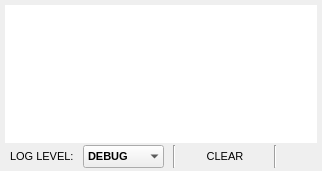
  <widget class="QDockWidget" name="dockWidget">
   <property name="sizePolicy">
    <sizepolicy hsizetype="Expanding" vsizetype="Expanding">
     <horstretch>0</horstretch>
     <verstretch>0</verstretch>
    </sizepolicy>
   </property>
   <property name="minimumSize">
    <size>
     <width>297</width>
     <height>171</height>
    </size>
   </property>
   <property name="baseSize">
    <size>
     <width>0</width>
     <height>500</height>
    </size>
   </property>
   <property name="layoutDirection">
    <enum>Qt::LeftToRight</enum>
   </property>
   <property name="styleSheet">
    <string notr="true"/>
   </property>
   <property name="floating">
    <bool>false</bool>
   </property>
   <property name="features">
    <set>QDockWidget::AllDockWidgetFeatures</set>
   </property>
   <property name="allowedAreas">
    <set>Qt::AllDockWidgetAreas</set>
   </property>
   <property name="windowTitle">
    <string> LOGGING WINDOW</string>
   </property>
   <attribute name="dockWidgetArea">
    <number>2</number>
   </attribute>
   <widget class="QWidget" name="dockWidgetContents">
    <layout class="QGridLayout" name="gridLayout_3">
     <property name="leftMargin">
      <number>5</number>
     </property>
     <property name="topMargin">
      <number>5</number>
     </property>
     <property name="rightMargin">
      <number>5</number>
     </property>
     <property name="bottomMargin">
      <number>0</number>
     </property>
     <property name="spacing">
      <number>0</number>
     </property>
     <item row="0" column="0">
      <layout class="QVBoxLayout" name="verticalLayout">
       <property name="spacing">
        <number>2</number>
       </property>
       <property name="bottomMargin">
        <number>3</number>
       </property>
       <item>
        <widget class="QTextBrowser" name="textBrowser">
         <property name="sizePolicy">
          <sizepolicy hsizetype="Expanding" vsizetype="Expanding">
           <horstretch>0</horstretch>
           <verstretch>0</verstretch>
          </sizepolicy>
         </property>
         <property name="minimumSize">
          <size>
           <width>0</width>
           <height>0</height>
          </size>
         </property>
         <property name="maximumSize">
          <size>
           <width>16777215</width>
           <height>16777215</height>
          </size>
         </property>
         <property name="font">
          <font>
           <family>Calibri Light</family>
           <pointsize>9</pointsize>
           <weight>75</weight>
           <bold>true</bold>
          </font>
         </property>
         <property name="mouseTracking">
          <bool>true</bool>
         </property>
         <property name="toolTip">
          <string/>
         </property>
         <property name="styleSheet">
          <string notr="true">background-image: url(:/text_browser/res/Untitled_000000.png);</string>
         </property>
         <property name="locale">
          <locale language="English" country="UnitedStates"/>
         </property>
         <property name="frameShape">
          <enum>QFrame::NoFrame</enum>
         </property>
         <property name="frameShadow">
          <enum>QFrame::Plain</enum>
         </property>
         <property name="lineWidth">
          <number>1</number>
         </property>
         <property name="midLineWidth">
          <number>0</number>
         </property>
         <property name="verticalScrollBarPolicy">
          <enum>Qt::ScrollBarAsNeeded</enum>
         </property>
         <property name="sizeAdjustPolicy">
          <enum>QAbstractScrollArea::AdjustToContents</enum>
         </property>
         <property name="documentTitle">
          <string>logging box</string>
         </property>
         <property name="readOnly">
          <bool>true</bool>
         </property>
         <property name="overwriteMode">
          <bool>false</bool>
         </property>
         <property name="placeholderText">
          <string/>
         </property>
        </widget>
       </item>
       <item>
        <layout class="QHBoxLayout" name="horizontalLayout_7">
         <property name="spacing">
          <number>9</number>
         </property>
         <property name="leftMargin">
          <number>5</number>
         </property>
         <item>
          <widget class="QLabel" name="label_3">
           <property name="minimumSize">
            <size>
             <width>0</width>
             <height>23</height>
            </size>
           </property>
           <property name="maximumSize">
            <size>
             <width>16777215</width>
             <height>23</height>
            </size>
           </property>
           <property name="font">
            <font>
             <family>MS Shell Dlg 2</family>
             <pointsize>8</pointsize>
             <weight>50</weight>
             <bold>false</bold>
            </font>
           </property>
           <property name="text">
            <string>LOG LEVEL:</string>
           </property>
          </widget>
         </item>
         <item>
          <widget class="QComboBox" name="combo_box_logging_level">
           <property name="minimumSize">
            <size>
             <width>0</width>
             <height>23</height>
            </size>
           </property>
           <property name="maximumSize">
            <size>
             <width>16777215</width>
             <height>23</height>
            </size>
           </property>
           <property name="font">
            <font>
             <family>MS Shell Dlg 2</family>
             <pointsize>8</pointsize>
             <weight>75</weight>
             <bold>true</bold>
            </font>
           </property>
           <property name="styleSheet">
            <string notr="true"/>
           </property>
           <property name="currentText">
            <string>DEBUG</string>
           </property>
           <property name="frame">
            <bool>false</bool>
           </property>
           <item>
            <property name="text">
             <string>DEBUG</string>
            </property>
           </item>
           <item>
            <property name="text">
             <string>INFO</string>
            </property>
           </item>
           <item>
            <property name="text">
             <string>WARNING</string>
            </property>
           </item>
           <item>
            <property name="text">
             <string>ERROR</string>
            </property>
           </item>
          </widget>
         </item>
         <item>
          <widget class="Line" name="line_3">
           <property name="orientation">
            <enum>Qt::Vertical</enum>
           </property>
          </widget>
         </item>
         <item>
          <widget class="QPushButton" name="button_clear_log">
           <property name="minimumSize">
            <size>
             <width>0</width>
             <height>23</height>
            </size>
           </property>
           <property name="maximumSize">
            <size>
             <width>16777215</width>
             <height>23</height>
            </size>
           </property>
           <property name="font">
            <font>
             <family>MS Shell Dlg 2</family>
             <pointsize>8</pointsize>
             <weight>50</weight>
             <bold>false</bold>
            </font>
           </property>
           <property name="text">
            <string>CLEAR</string>
           </property>
           <property name="default">
            <bool>false</bool>
           </property>
           <property name="flat">
            <bool>true</bool>
           </property>
          </widget>
         </item>
         <item>
          <widget class="Line" name="line_4">
           <property name="orientation">
            <enum>Qt::Vertical</enum>
           </property>
          </widget>
         </item>
         <item>
          <spacer name="horizontalSpacer_7">
           <property name="orientation">
            <enum>Qt::Horizontal</enum>
           </property>
           <property name="sizeHint" stdset="0">
            <size>
             <width>40</width>
             <height>20</height>
            </size>
           </property>
          </spacer>
         </item>
        </layout>
       </item>
      </layout>
     </item>
    </layout>
   </widget>
  </widget>
